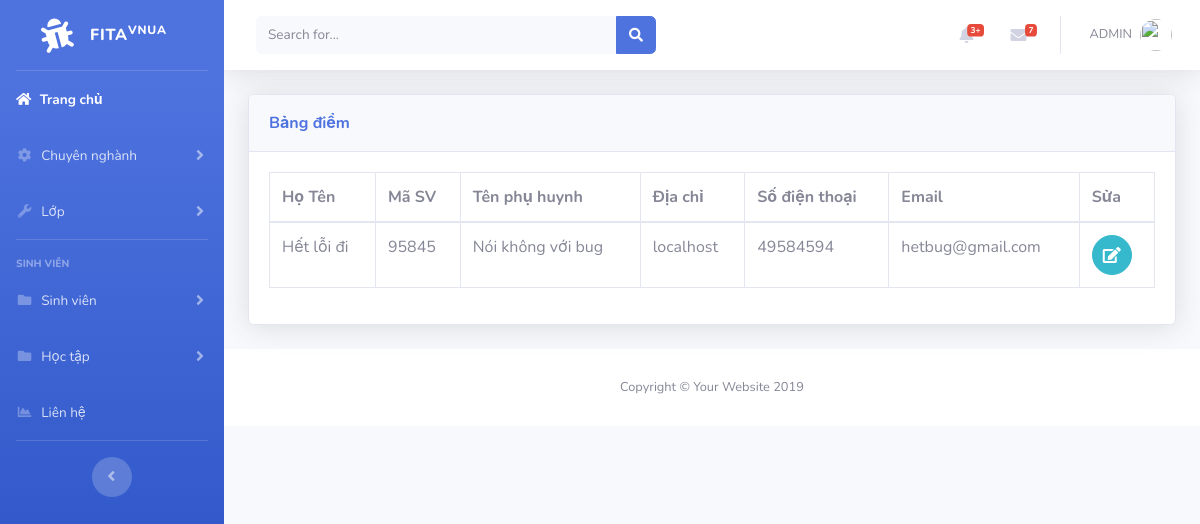
The page /parent.php on the database as committed earlier.
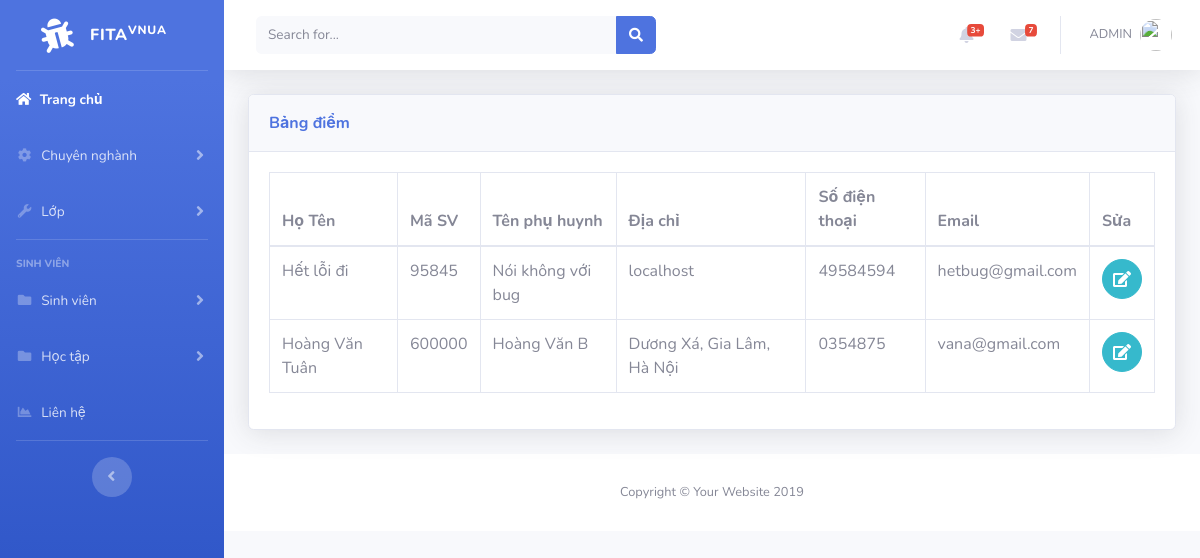
The same page on the database as committed later.
### tables this page shows
CREATE TABLE `student` (
  `id` int(11) NOT NULL,
  `name` varchar(50) NOT NULL,
  `code` varchar(6) NOT NULL,
  `class` varchar(50) NOT NULL,
  `phone` varchar(50) NOT NULL,
  `email` varchar(50) NOT NULL,
  `id_pos` int(6) NOT NULL
);

CREATE TABLE `parents` (
  `id` int(11) NOT NULL,
  `id_sv` int(11) NOT NULL,
  `namep` varchar(50) NOT NULL,
  `addp` varchar(50) NOT NULL,
  `phonep` varchar(10) NOT NULL,
  `emailp` varchar(50) NOT NULL
);

### parent.php (the view, shortened to what this page needs)
<?php
include('includes/header.php');
include('includes/navbar.php');
include('includes/connect.php');
?>
<div class="container-fluid">
<div class="card shadow mb-4">
  <div class="card-header py-3">
    <h7 class="m-0 font-weight-bold text-primary">Bảng điểm
    </h7>
  </div>
  <div class="card-body">
  <div class="table-responsive">
<?php
$query="SELECT student.name,code, parents.id, namep, addp, phonep, emailp FROM student INNER JOIN parents ON student.id = parents.id_sv";
$query_run=mysqli_query($connect,$query);
 ?>
      <table class="table table-bordered" id="dataTable" width="100%" cellspacing="0">
        <thead>
          <tr>
            <th>Họ Tên</th>
            <th>Mã SV</th>
            <th>Tên phụ huynh</>
            <th>Địa chỉ</th>
            <th>Số điện thoại</th>
            <th>Email</th>
            <th>Sửa</th>
          </tr>
        </thead>
        <tbody>
          <?php
              if(mysqli_num_rows($query_run)>0)
              {
                while($row=mysqli_fetch_assoc($query_run))
                {
                  ?>
                      <tr>
                        <td><?php echo $row['name']; ?></td>
                        <td><?php echo $row['code']; ?></td>
                        <td><?php echo $row['namep']; ?></td>
                        <td><?php echo $row['addp']; ?></td>
                        <td><?php echo $row['phonep']; ?></td>
                        <td><?php echo $row['emailp']; ?></td>
                        <td>
                            <form action="edit_parent.php" method="post">
                                <button  type="submit" name="edit_parent" class="btn btn-info btn-circle"><i class="fa fa-edit edit"></i></button>
                            </form>
                        </td>
                      </tr>
                  <?php
                }
              }
              else
              {
                echo "Not found";
              }
           ?>
        </tbody>
      </table>
    </div>
  </div>
</div>
</div>
<?php
include('includes/footer.php');
?>

### includes/header.php (shortened to what this page needs)
<!DOCTYPE html>
<html lang="en">
<head>
  <link href="vendor/fontawesome-free/css/all.min.css" rel="stylesheet" type="text/css">
  <link href="css/sb-admin-2.min.css" rel="stylesheet">
</head>
<body id="page-top">
  <div id="wrapper">

### includes/navbar.php (shortened to what this page needs)
   <ul class="navbar-nav bg-gradient-primary sidebar sidebar-dark accordion" id="accordionSidebar">
<a class="sidebar-brand d-flex align-items-center justify-content-center" href="index.php">
  <div class="sidebar-brand-icon rotate-n-15">
    <i class="fas fa-bug"></i>
  </div>
  <div class="sidebar-brand-text mx-3">FITA<sup>Vnua</sup></div>
</a>
<hr class="sidebar-divider my-0">
<li class="nav-item active">
  <a class="nav-link" href="index.php">
    <i class="fas fa-home"></i>
    <span>Trang chủ</span></a>
</li>
<li class="nav-item">
  <a class="nav-link collapsed" href="#" data-toggle="collapse" data-target="#collapseTwo" aria-expanded="true" aria-controls="collapseTwo">
    <i class="fas fa-fw fa-cog"></i>
    <span>Chuyên nghành</span>
  </a>
</li>
<li class="nav-item">
  <a class="nav-link collapsed" href="#" data-toggle="collapse" data-target="#collapseUtilities" aria-expanded="true" aria-controls="collapseUtilities">
    <i class="fas fa-fw fa-wrench"></i>
    <span>Lớp</span>
  </a>
</li>
<hr class="sidebar-divider">
<div class="sidebar-heading">
  Sinh viên
</div>
<li class="nav-item">
  <a class="nav-link collapsed" href="#" data-toggle="collapse" data-target="#collapsePages" aria-expanded="true" aria-controls="collapsePages">
    <i class="fas fa-fw fa-folder"></i>
    <span>Sinh viên</span>
  </a>
</li>
<li class="nav-item">
  <a class="nav-link collapsed" href="#" data-toggle="collapse" data-target="#collapsePages" aria-expanded="true" aria-controls="collapsePages">
    <i class="fas fa-fw fa-folder"></i>
    <span>Học tập</span>
  </a>
</li>
<li class="nav-item">
  <a class="nav-link" href="parent.php">
    <i class="fas fa-fw fa-chart-area"></i>
    <span>Liên hệ</span></a>
</li>
<hr class="sidebar-divider d-none d-md-block">
<div class="text-center d-none d-md-inline">
  <button class="rounded-circle border-0" id="sidebarToggle"></button>
</div>
</ul>
    <div id="content-wrapper" class="d-flex flex-column">
      <div id="content">
        <nav class="navbar navbar-expand navbar-light bg-white topbar mb-4 static-top shadow">
          <form class="d-none d-sm-inline-block form-inline mr-auto ml-md-3 my-2 my-md-0 mw-100 navbar-search">
            <div class="input-group">
              <input type="text" class="form-control bg-light border-0 small" placeholder="Search for..." aria-label="Search" aria-describedby="basic-addon2">
              <div class="input-group-append">
                <button class="btn btn-primary" type="button">
                  <i class="fas fa-search fa-sm"></i>
                </button>
              </div>
            </div>
          </form>
          <ul class="navbar-nav ml-auto">
            <li class="nav-item dropdown no-arrow mx-1">
              <a class="nav-link dropdown-toggle" href="#" id="alertsDropdown" role="button" data-toggle="dropdown" aria-haspopup="true" aria-expanded="false">
                <i class="fas fa-bell fa-fw"></i>
                <span class="badge badge-danger badge-counter">3+</span>
              </a>
            </li>
            <li class="nav-item dropdown no-arrow mx-1">
              <a class="nav-link dropdown-toggle" href="#" id="messagesDropdown" role="button" data-toggle="dropdown" aria-haspopup="true" aria-expanded="false">
                <i class="fas fa-envelope fa-fw"></i>
                <span class="badge badge-danger badge-counter">7</span>
              </a>
            </li>
            <li class="nav-item dropdown no-arrow">
              <a class="nav-link dropdown-toggle" href="#" id="userDropdown" role="button" data-toggle="dropdown" aria-haspopup="true" aria-expanded="false">
                <span class="mr-2 d-none d-lg-inline text-gray-600 small">
               ADMIN
                </span>
                <img class="img-profile rounded-circle" src="https://cdn.pixabay.com/photo/2016/09/01/08/24/smiley-1635449_960_720.png">
              </a>
            </li>
          </ul>
        </nav>

### includes/footer.php
      <footer class="sticky-footer bg-white">
        <div class="container my-auto">
          <div class="copyright text-center my-auto">
            <span>Copyright &copy; Your Website 2019</span>
          </div>
        </div>
      </footer>
</body>
</html>

Rows that differ between the two databases and show on the page:
added student: name "Hoàng Văn Tuân", code "600000", parents.namep "Hoàng Văn B", parents.addp "Dương Xá, Gia Lâm, Hà Nội", parents.phonep "0354875", parents.emailp "vana@gmail.com"
